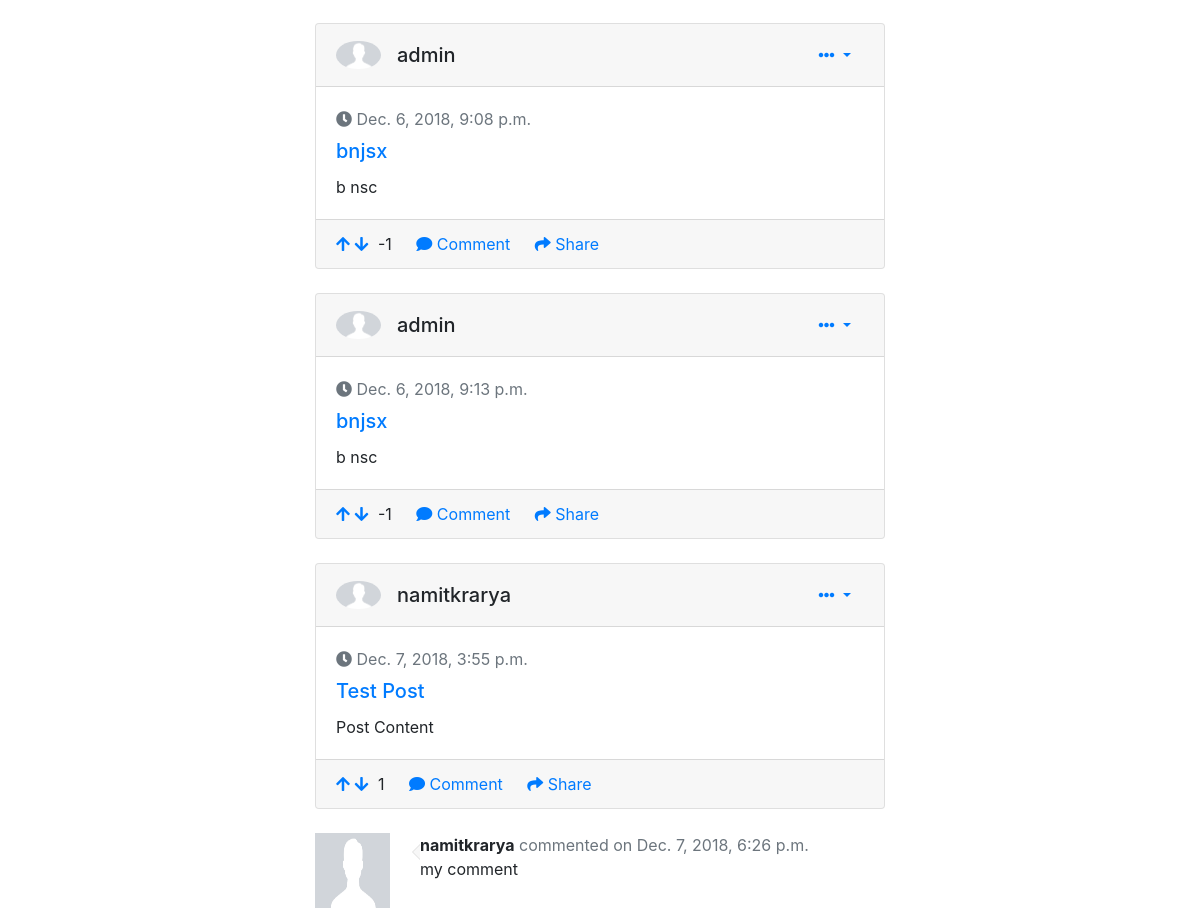
Before: / (middle part) with the older database file.
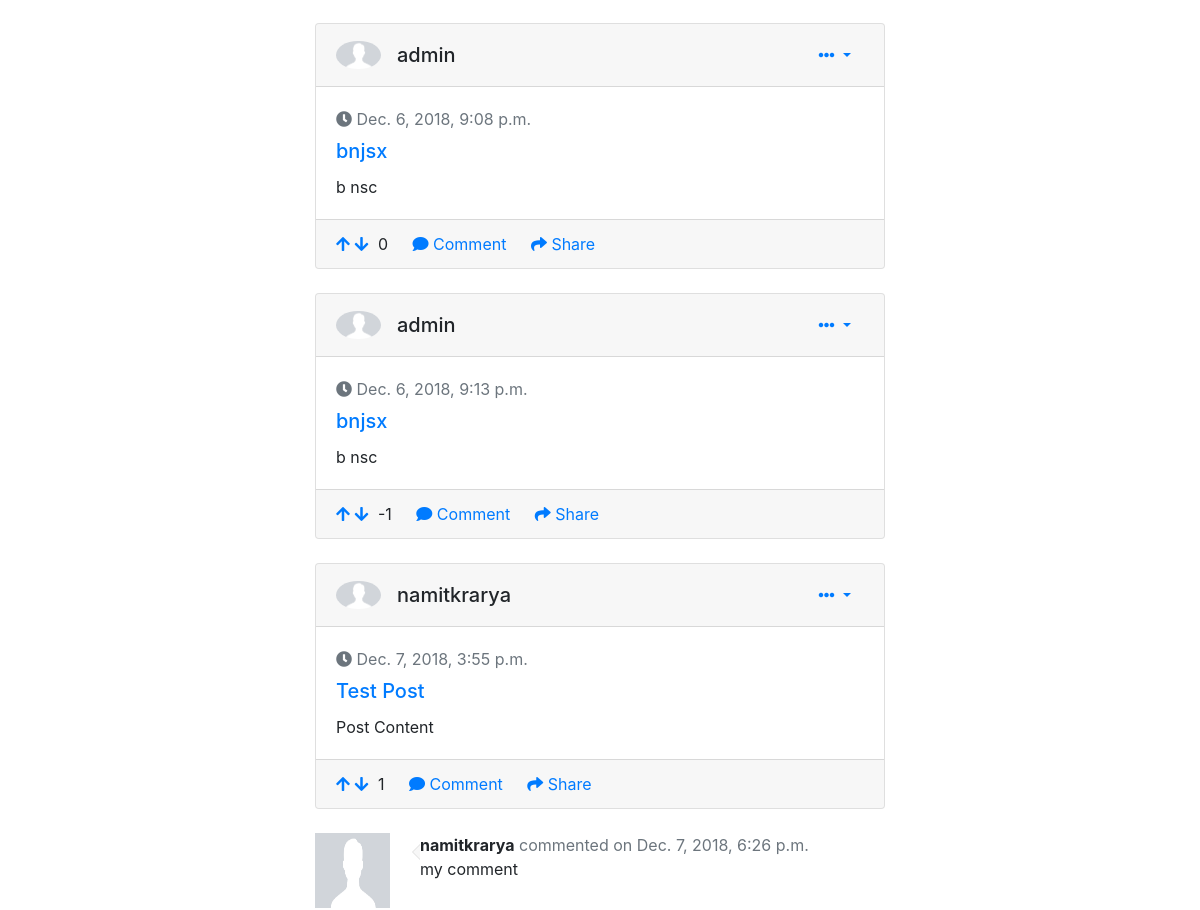
After: the same page with the newer database file.
### profiles/models.py (models this page shows, shortened)
class Post(models.Model):
    title = models.CharField(max_length=255)
    content = models.TextField()
    created_on = models.DateTimeField(auto_now_add=True)
    author = models.ForeignKey(User, related_name='author',on_delete=models.CASCADE)
    vote = models.ManyToManyField(User, related_name='upvotes')
    vote_count = models.IntegerField(default = 0)

### profiles/views.py (the view)
# urls.py: url(r'^$', views.home, name='home'),
def home(request):
	all_posts = Post.objects.all()
	template_data = {'posts' : all_posts}
	return render(request, 'home.html', template_data)

### profiles/templates/home.html (shortened to what this page needs)
{% extends "base.html" %}
{% block content %}
    {% load static %}
    <div class="container-fluid gedf-wrapper">
        <div class="row">
            <div class="col-md-3">
            </div>
            <div class="col-md-6 gedf-main">
                <br><br>
                <div class="posts">
                    {% include "post.html" with posts=posts %}
                </div>
            </div>
            <div class="col-md-3">
            </div>
        </div>
    </div>
{% endblock  %}

### profiles/templates/post.html (shortened to what this page needs)
{% block post %}
    {% load static %}
    {% for post in posts %}
        <div class="card gedf-card">
            <div class="card-header">
                <div class="d-flex justify-content-between align-items-center">
                    <div class="d-flex justify-content-between align-items-center">
                        <div class="mr-2">
                            {% if post.author.profile.all.count == 0 %}
                                <img class="rounded-circle" width="45" src="{% static 'images/default.png' %}"/>
                            {% else %}
                                {% for profile in post.author.profile.all %}
                                    <img class="rounded-circle" width="45" src="{{profile.profile_picture.url}}">
                                {% endfor %}
                            {% endif %}
                        </div>
                        <div class="ml-2">
                            <div class="h5 m-0">{{ post.author.username }}</div>
                        </div>
                    </div>
                    <div>
                        <div class="dropdown">
                            <button class="btn btn-link dropdown-toggle" type="button" id="gedf-drop1" data-toggle="dropdown" aria-haspopup="true" aria-expanded="false">
                                <i class="fa fa-ellipsis-h"></i>
                            </button>
                        </div>
                    </div>
                </div>
            </div>
            <div class="card-body">
                <div class="text-muted h7 mb-2"> <i class="fa fa-clock-o"></i> {{ post.created_on }}</div>
                <a class="card-link" href="{% url 'post-detail' post.id %}">
                    <h5 class="card-title">{{ post.title }}</h5>
                </a>
                <p class="card-text">
                    {{ post.content }}
                </p>
            </div>
            <div class="card-footer">
                <a href="#" class="upvote" id="upvote-{{post.id}}"><i class="fas fa-arrow-up"></i></a>
                <a href="#" class="downvote" id="downvote-{{post.id}}"><i class="fas fa-arrow-down"></i></a>
                <span id="votes-{{post.id}}" style="padding-right: 20px; padding-left: 5px;">{{ post.vote_count }}</span>
                <a href="#" class="card-link"><i class="fa fa-comment"></i> Comment</a>
                <a href="#" class="card-link"><i class="fa fa-mail-forward"></i> Share</a>
            </div>
        </div>
        <br>
        {% for comment in post.comments.all %}
            <div class="row">
                <div class="col-sm-auto">
                    <div class="thumbnail">
                        {% if comment.author.profile.all.count == 0 %}
                            <img class="img-responsive user-photo" height="75px" width="75px" src="{% static 'images/default.png' %}"/>
                        {% else %}
                            {% for profile in comment.author.profile.all %}
                                <img class="img-responsive user-photo" src="{{profile.profile_picture.url}}">
                            {% endfor %}
                        {% endif %}
                    </div>
                </div>
                <div class="col">
                    <div class="panel panel-default">
                        <div class="panel-heading">
                            <strong>{{comment.author}}</strong> <span class="text-muted">commented on {{comment.created_on}}</span>
                        </div>
                        <div class="panel-body">
                            {{comment.content}}
                        </div>
                    </div>
                </div>
            </div>
            <br>
        {% endfor %}
    {% endfor %}
{% endblock %}

Changed rows visible on the page:
changed Post "Dec. 6, 2018, 9:08 p.m.": vote_count "-1" → "0"
